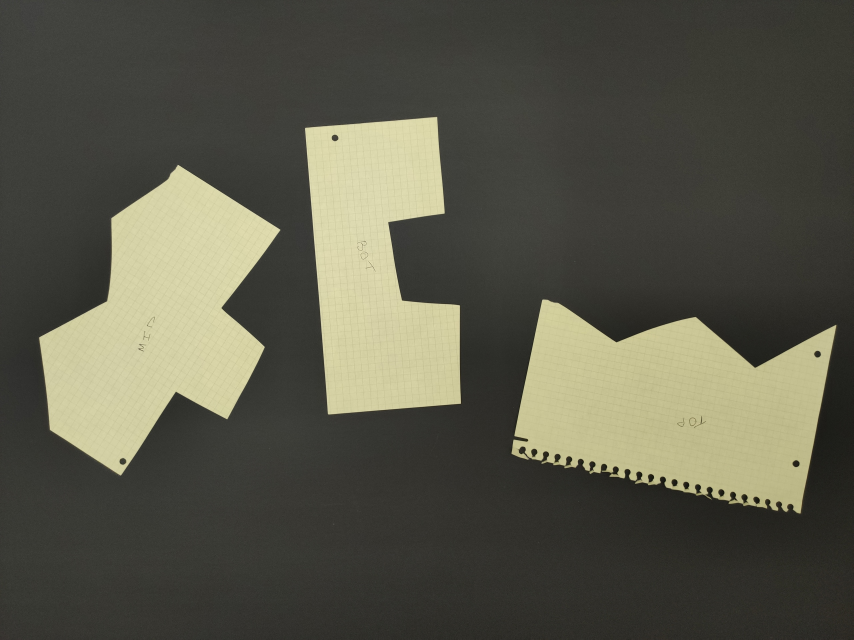
//> input picture Laba4_opencv/test2.jpg, 2560 x 1920 px (shown at 1/3 size)
$ ./main   (built with g++ and OpenCV 4)
//> lines starting //> are read from the running program, lines starting //| are printed output that depends on the picture; after the words box and inside, x2 and y2 are one past the last pixel; in counts of white or black regions, pixels touching at a corner belong together
#include <iostream>
#include <opencv2/core.hpp>
#include <opencv2/imgcodecs.hpp>
#include <opencv2/highgui.hpp>
#include <opencv2/features2d.hpp>
#include <opencv2/xfeatures2d/nonfree.hpp>
#include <opencv2/core/types.hpp>
#include <opencv2/imgproc.hpp>
#include <opencv2/calib3d.hpp>
#include <opencv2/features2d.hpp>
#include <cmath>
#include <vector>
#include <map>
#include <set>
using namespace std;
using namespace cv;
using namespace cv::xfeatures2d;

int search_coord(vector<Point2f>,vector<Point2f>, vector<pair<uint,uint>>&);
bool is_near(double, double ,int koef = 20);
double metric(Point2f,Point2f);

int main()
{

    Mat test1 = imread("test2.jpg");
//> test1 is the input picture: 1920 rows x 2560 cols, CV_8UC3; mean B, G, R 74.1, 88.1, 88.9
    namedWindow("test1_original");
    imshow("test1_original",test1);
    waitKey();
    destroyWindow("test1_oroginal");

    Mat gaus;
    GaussianBlur(test1, gaus,{5,5},5);

    Mat draw, canny_output;
    Canny(gaus,draw,50,130);
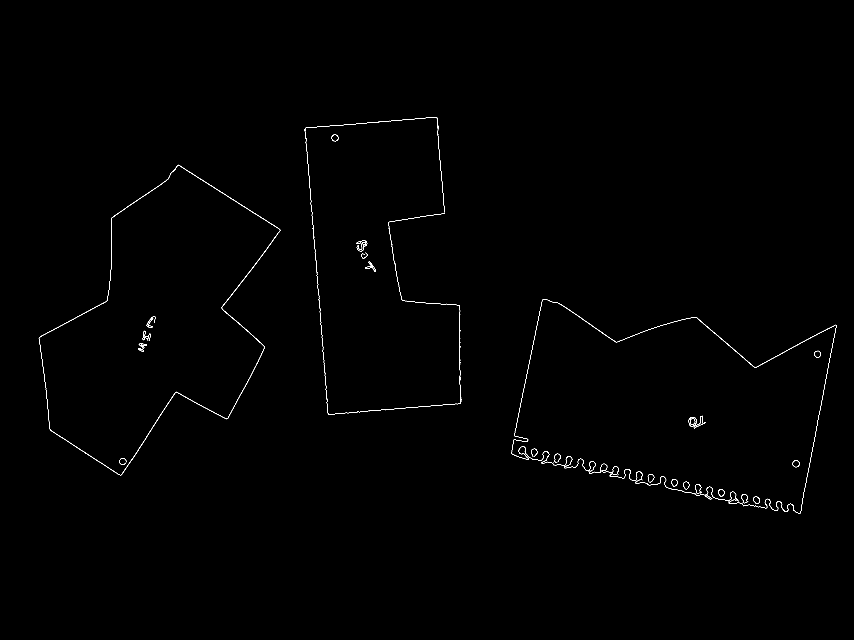
//> draw: 1920 rows x 2560 cols, CV_8UC1 (shown at 1/3 size); 0.27% white in thin lines or dots, all inside (x1, y1, x2, y2) = (116, 351, 2510, 1541)
    draw.convertTo(canny_output,CV_8U);


    Mat kernel = getStructuringElement(MORPH_RECT,Size(8,8));
    Mat closed;
    morphologyEx(canny_output, closed, MORPH_CLOSE, kernel);
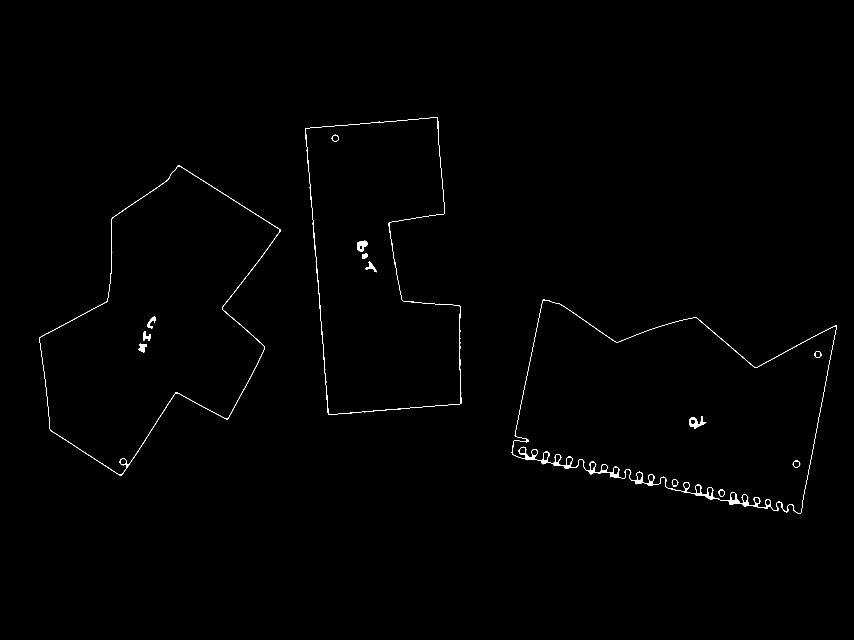
//> closed: 1920 rows x 2560 cols, CV_8UC1 (shown at 1/3 size); 0.39% white; 15 white regions


    vector<vector<Point> > contours;
    vector<Vec4i> hierarchy;
    findContours(closed,contours, hierarchy,RETR_EXTERNAL,CHAIN_APPROX_NONE );
//> contours = 3 contours; box (x1, y1, x2, y2) and area: (1535, 899, 2511, 1542) 408974, (117, 495, 842, 1427) 369642, (915, 352, 1385, 1245) 304184

    vector<vector<Point2f>> all_corners;
    vector<Mat> figures;
    for(size_t i = 0; i< contours.size(); i++)
    {
        Mat picha;
        picha.create(test1.rows,test1.cols,test1.type());
        drawContours(picha,contours,(int)i,Scalar(255,255,255));

        vector<Point2f> corners;
        double qualityLevel = 0.01;
        double minDistance = 150;
        int blockSize = 10, gradientSize = 3;
        bool useHarrisDetector = false;
        double k = 0.04;
        Mat gray;
        cvtColor(picha, gray, COLOR_BGR2GRAY);
        goodFeaturesToTrack( gray,
                             corners,
                             20,
                             qualityLevel,
                             minDistance,
                             Mat(),
                             blockSize,
                             gradientSize,
                             useHarrisDetector,
                             k );


        figures.push_back(picha);

        map<uint,Point2f> obx;
        for(Point2f t: corners)
        {
            double min = 100000;
            uint i_min = 0;
            for(uint j = 0; j < contours[i].size(); ++j)
            {
                if(abs(metric(contours[i][j],t)) < min)
                {
                    min = metric(contours[i][j],t);
                    i_min = j;
                }
            }
            obx.emplace(make_pair(i_min,t));
        }

        auto it = obx.cbegin();
        for(uint j = 0; j < corners.size(); ++j)
        {
           corners[j] = it->second;
           ++it;
        }
        all_corners.push_back(corners);

    }
//> this loop made 3 passes
//> pass 1, `cvtColor(picha, gray, COLOR_BGR2GRAY);`:
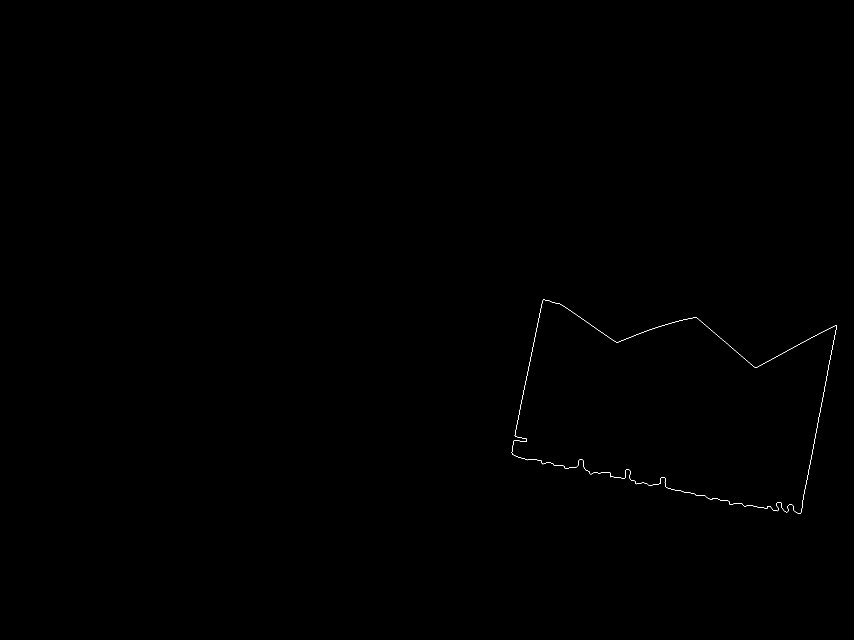
//> gray: 1920 rows x 2560 cols, CV_8UC1 (shown at 1/3 size); 0.06% white in thin lines or dots, all inside (x1, y1, x2, y2) = (1535, 899, 2511, 1542)
//> pass 2, `cvtColor(picha, gray, COLOR_BGR2GRAY);`:
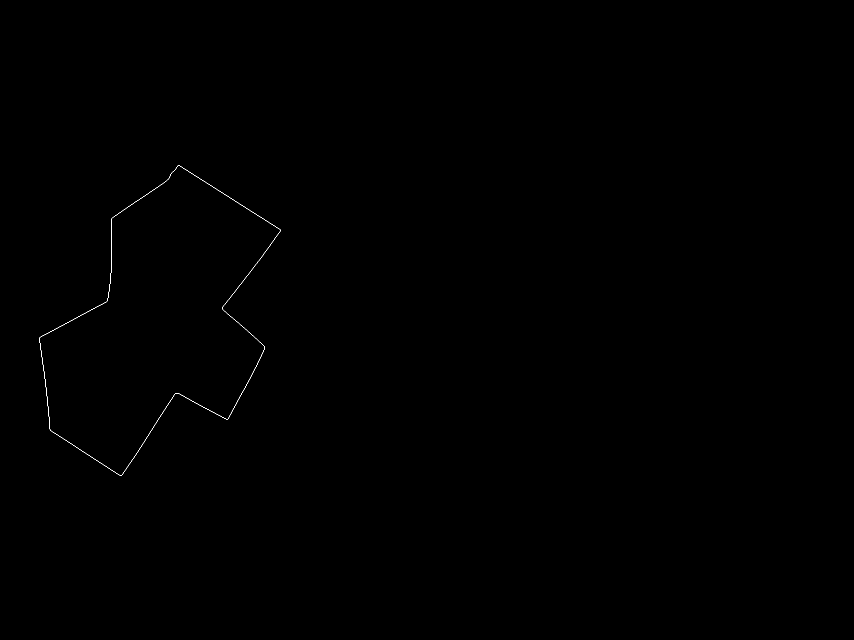
//> gray: 1920 rows x 2560 cols, CV_8UC1 (shown at 1/3 size); 0.05% white in thin lines or dots, all inside (x1, y1, x2, y2) = (117, 495, 842, 1427)
//> pass 3, `cvtColor(picha, gray, COLOR_BGR2GRAY);`:
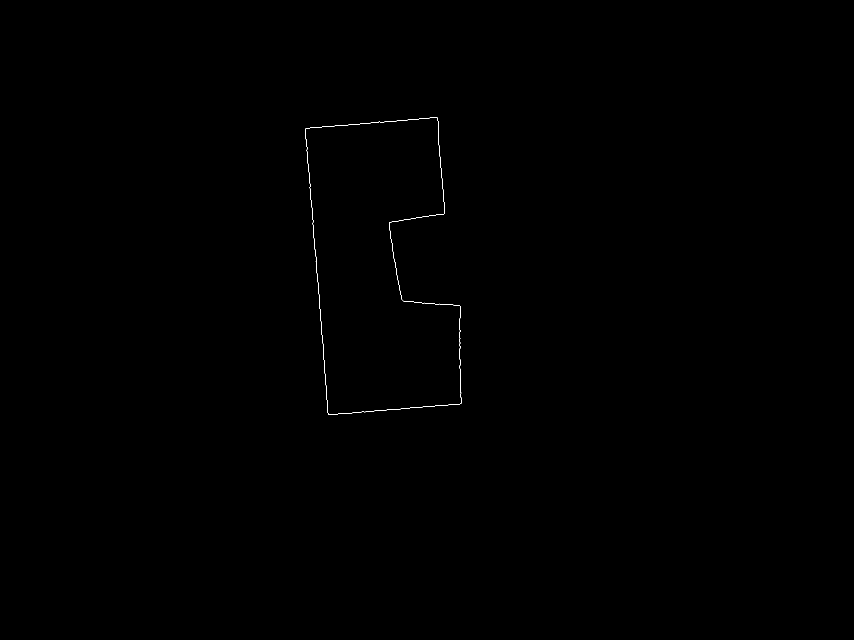
//> gray: 1920 rows x 2560 cols, CV_8UC1 (shown at 1/3 size); 0.06% white in thin lines or dots, all inside (x1, y1, x2, y2) = (915, 352, 1385, 1245)

    set<uint> keys;
    keys.emplace(0);
    vector<pair<Point,vector<pair<uint,uint>>>> perehod;
    while(keys.size() != figures.size())
    {
        for(uint i = 0; i < all_corners.size(); ++i)
        {
            for(uint j = 1; j < all_corners.size(); ++j)
            {
                if(keys.find(j) != keys.cend())
                {
                    continue;
                }

                vector<pair<uint,uint>> t;
                if(search_coord(all_corners[i],all_corners[j],t)>= 4)
                {

                    perehod.push_back(make_pair(Point(i,j),t));
                    keys.emplace(j);

                }
            }

        }
        break;
    }
//> this loop made 1 pass
//> after the loop, perehod = 2 items; keys = 3 items

    for(auto dat: perehod)
    {
        int i = dat.first.x;
        int j = dat.first.y;
        auto t = dat.second;
        Point2f key11,key21,key31;
        key11 = all_corners[i][t[0].first];
        key21 = all_corners[i][t[1].first];
        key31 = all_corners[i][t[2].first];

        Point2f key12,key22,key32;
        key12 = all_corners[j][t[0].second];
        key22 = all_corners[j][t[1].second];
        key32 = all_corners[j][t[2].second];


        for(int k = 0; k < all_corners[j].size();++k)
        {
            Point now = all_corners[j][k];
            double l1,l2,l3;
            double max_metr = 8;

            l1 = metric(key12,now);
            l2 = metric(key22,now);
            l3 = metric(key32,now);

            for(int i1 = -1000; i1 < 1000 + test1.rows; ++i1)
            {
                for(int j1 = -1000; j1 < 1000 + test1.cols; ++j1)
                {
                    double m1 = metric(key11,Point(i1,j1));
                    if(!is_near(l1,m1,max_metr))
                        continue;

                    double m2 = metric(key21,Point(i1,j1));
                    if(!is_near(l2,m2,max_metr))
                        continue;

                    double m3 = metric(key31,Point(i1,j1));
                    if(!is_near(l3,m3,max_metr))
                        continue;

                    all_corners[j][k] = Point(i1,j1);
                    break;

                }
            }
        }
    }
//> this loop made 2 passes
//> (i, j, key11, key21, key31, key12, key22, key32) on passes 1 to 2: (0, 1, Point(1631, 903), Point(2507, 979), Point(2262, 1099), Point(535, 499), Point(153, 1289), Point(122, 1014)), (1, 2, Point(2281, 666), Point(2295, 498), Point(2056, 466), Point(1331, 639), Point(1171, 670), Point(1209, 900))
//> after the loop, all_corners = 3 point lists


    Mat ans;
    ans.create(2000,3000,figures[0].type());
    for(uint i = 0; i < all_corners.size(); ++i)
    {
        for(uint j = 0; j < all_corners[i].size(); j++)
        {
            if (j == all_corners[i].size()-1)
            {
                line(ans,all_corners[i][j],all_corners[i][0],Scalar(256,256,256));
                break;
            }

            line(ans,all_corners[i][j],all_corners[i][j+1],Scalar(256,256,256));
        }
    }
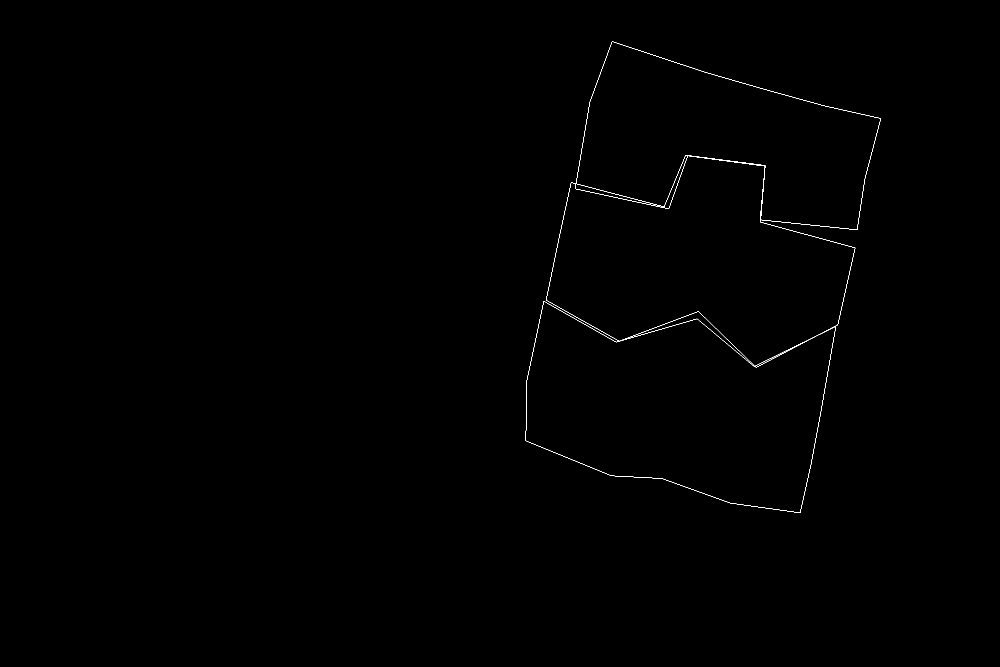
//> ans: 2000 rows x 3000 cols, CV_8UC3 (shown at 1/3 size); 0.13% white in thin lines or dots, all inside (x1, y1, x2, y2) = (1577, 124, 2643, 1539)
    namedWindow("Answer");
    imshow("Answer",ans);
    waitKey();
    destroyWindow("test1_oroginal");

    return 0;
}

int search_coord(vector<Point2f> fig1,vector<Point2f> fig2, vector<pair<uint,uint>>& t)
{
    int koef_max = 4;
    int vrem;

    for(int i = 0; i < fig1.size();++i)
    {
        for(int j = 0; j< fig2.size(); j++)
        {
            int ll = 1;
            int lr = 1;
            double m1, m2;
            vrem = 0;

            while(true)
            {
                if((i + ll) >= fig1.size())
                    m1 = metric(fig1[(i+ll) % fig1.size()],fig1[i]);
                else
                    m1 = metric(fig1[i+ll],fig1[i]);
                if((j - ll) < 0)
                    m2 = metric(fig2[fig2.size() + (j - ll)],fig2[j]);
                 else
                    m2 = metric(fig2[j - ll],fig2[j]);


                if(is_near(m1,m2))
                {
                    ++vrem;
                    ++ll;

                }
                else
                {
                    break;
                }
            }

            while(true)
            {
                if((i - lr) < 0)
                    m1 = metric(fig1[fig1.size() + (i - lr)],fig1[i]);
                 else
                    m1 = metric(fig1[i - lr],fig1[i]);

                if((j + lr) >= fig2.size())
                    m2 = metric(fig2[(j+lr) % fig2.size()],fig2[j]);
                 else
                    m2 = metric(fig2[j+lr],fig2[j]);

                if(is_near(m1,m2))
                {
                    ++vrem;
                    ++lr;
                }
                else
                {
                    break;
                }
            }
            if(vrem >= koef_max)
            {
                t.push_back({i,j});
                continue;
            }


        }
    }

    return t.size();

}

bool is_near(double a, double b,int koef)
{
    return abs(a - b) < koef;
}
double metric(Point2f a,Point2f b)
{
    return sqrt((a.x-b.x)*(a.x-b.x) + (a.y - b.y)*(a.y - b.y));
}
